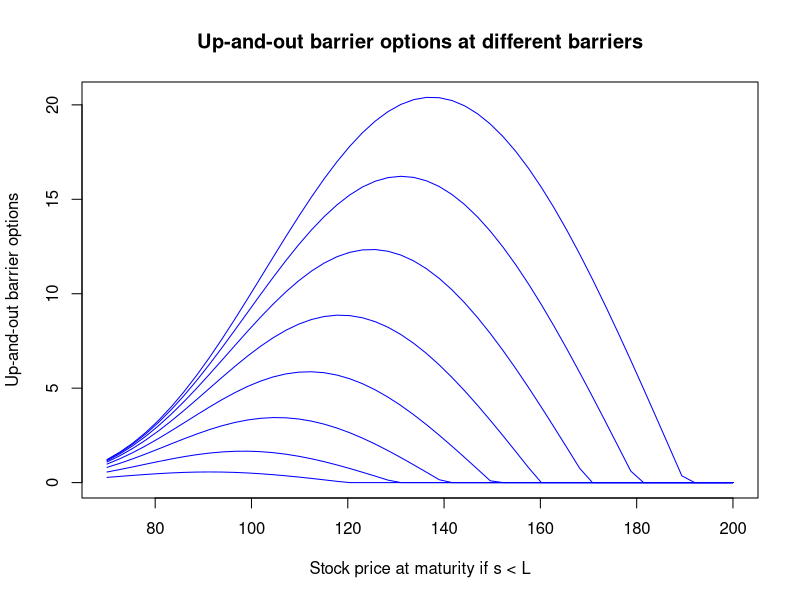

Recreate this plot in R.
# Parameter Estimates
r <- 0.02
sigma <- 0.4

K <- 100
T <- 0.5

s <- seq(from = 70, to = 200, length.out = 50)

# Functions
payoff.call <- function(s, K){
  return(max(s - K, 0))
}

price.call <- function(s, t, K){
  d1 <- (log(s/K) + (r + (1/2)*sigma^2)*(T-t)) / (sigma*sqrt(T-t))
  d2 <- d1 - sigma*sqrt(T - t)
  return(s*pnorm(d1) - K*exp(-r*(T - t))*pnorm(d2))
}

price.cash.or.nothing.call <- function(s, t, K){
  d2 <- (log(s/K) + (r - (1/2)*sigma^2)*(T - t)) / (sigma*sqrt(T-t))
  return(exp(-r*(T - t))*pnorm(d2))
}

price.up.and.out <- function(s, t, L){
  if (s >= L){
    price <- 0
  } else {
    const <- (L/s)^(2*(r - 1/2*sigma^2)/sigma^2)
    if (L > K){
      price <- price.call(s, t, K) - price.call(s, t, L) - (L - K)*price.cash.or.nothing.call(s, t, L)
      price <- price - const*(price.call(L^2/s, t, K) - price.call(L^2/s, t, L) - (L - K)*price.cash.or.nothing.call(L^2/s, t, L))
    } else {
      price <- price.call(s, t, K) - const*price.call(L^2/s, t, K)
    }
  }
  return(price)
}

# Investigate how price of barrier option changes over different barrier, L.
price.cal.up.and.out <- sapply(s, price.up.and.out, t = 0, L = 190)

plot(s, price.cal.up.and.out, type = 'l', col = 'blue',
     ylab = 'Up-and-out barrier options',
     xlab = 'Stock price at maturity if s < L',
     main = 'Up-and-out barrier options at different barriers')
for (L in seq(120, 180, 10)){
  price.cal.up.and.out <- sapply(s, price.up.and.out, t = 0, L = L)
  lines(s, price.cal.up.and.out, type = 'l', col = 'blue')
}


